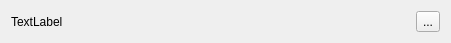
<?xml version="1.0" encoding="UTF-8"?>
<ui version="4.0">
 <class>FontEdit</class>
 <widget class="QWidget" name="FontEdit">
  <property name="geometry">
   <rect>
    <x>0</x>
    <y>0</y>
    <width>451</width>
    <height>35</height>
   </rect>
  </property>
  <property name="windowTitle">
   <string>Form</string>
  </property>
  <layout class="QHBoxLayout" name="horizontalLayout">
   <item>
    <widget class="QLabel" name="label">
     <property name="text">
      <string>TextLabel</string>
     </property>
    </widget>
   </item>
   <item>
    <widget class="QToolButton" name="button">
     <property name="text">
      <string>...</string>
     </property>
    </widget>
   </item>
  </layout>
 </widget>
 <resources/>
 <connections/>
</ui>
